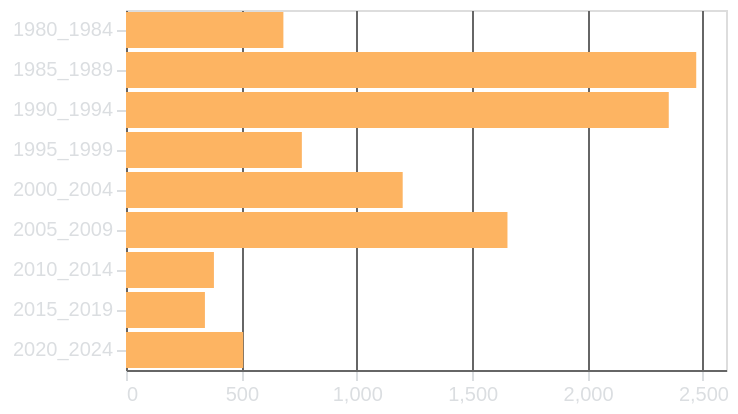

The specification (Vega-Lite) saved for this image:
### Vega-Lite specification from a JSON file in a GitHub repository (floating-point values rounded to 4 significant figures; data arrays with more than 128 entries replaced by an {"elided": "..."} marker saying what was removed)
{"config": {"background": "transparent", "title": {"color": "#DBDEE1", "fontSize": 16}, "axis": {"domainColor": "#666666", "gridColor": "#666666", "tickColor": "#DBDEE1", "titleColor": "#DBDEE1", "labelColor": "#DBDEE1"}, "legend": {"labelColor": "#DBDEE1", "titleColor": "#DBDEE1"}}, "data": {"name": "data-b41f9384dd1b9424bdf5a25ab0d4b6a7"}, "mark": {"type": "bar", "tooltip": true}, "encoding": {"color": {"value": "#fdb462"}, "tooltip": [{"field": "lustrum", "title": "Lustro", "type": "ordinal"}, {"aggregate": "count", "title": "Nº di spot", "type": "quantitative"}], "x": {"aggregate": "count", "axis": {"ticks": true, "title": null}, "type": "quantitative"}, "y": {"axis": {"ticks": true, "title": null}, "field": "lustrum", "type": "ordinal"}}, "height": "container", "params": [{"name": "param_14", "select": {"type": "interval", "encodings": []}, "bind": "scales"}], "width": "container", "$schema": "https://vega.github.io/schema/vega-lite/v5.17.0.json", "datasets": {"data-b41f9384dd1b9424bdf5a25ab0d4b6a7": {"elided": "10350 records"}}}
